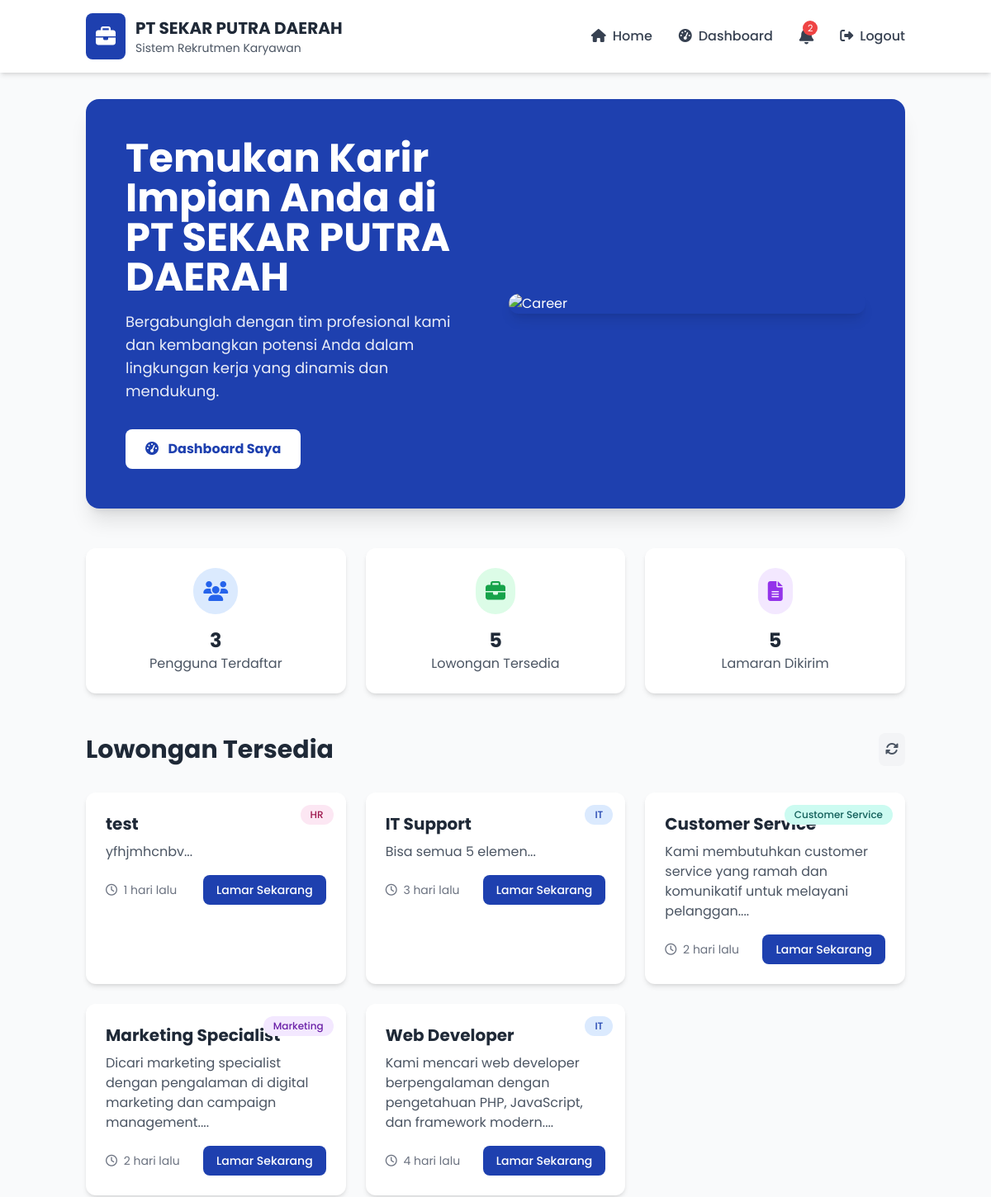
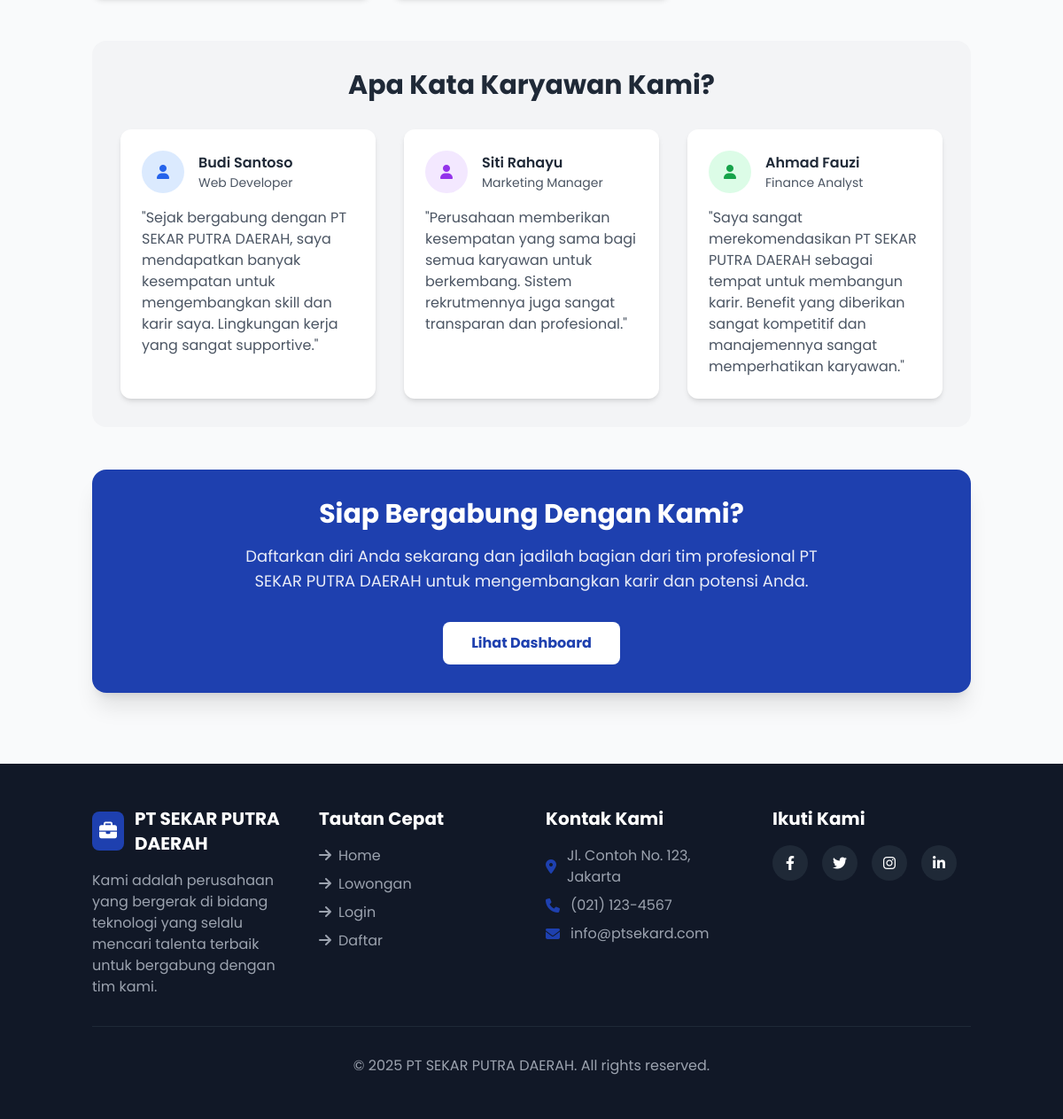
/ (signed in), run on the app's committed database (2 pictures, top to bottom).
### tables this page shows
CREATE TABLE `lowongan` (
  `id` int(11) NOT NULL,
  `judul` varchar(200) NOT NULL,
  `deskripsi` text DEFAULT NULL,
  `departemen` varchar(100) DEFAULT NULL,
  `created_at` timestamp NOT NULL DEFAULT current_timestamp()
);

### index.php (the view, shortened to what the rows shown need)
<?php
$host = 'localhost';
$dbname = 'rekrutmen_db';
$username = 'root';
$password = '';
try {
    $pdo = new PDO("mysql:host=$host;dbname=$dbname;charset=utf8", $username, $password);
    $pdo->setAttribute(PDO::ATTR_ERRMODE, PDO::ERRMODE_EXCEPTION);
} catch (PDOException $e) {
    die("Koneksi database gagal: " . $e->getMessage());
}
$pdo->exec("CREATE TABLE IF NOT EXISTS notifikasi (
    id INT AUTO_INCREMENT PRIMARY KEY,
    user_id INT NOT NULL,
    pesan TEXT NOT NULL,
    dibaca TINYINT(1) DEFAULT 0,
    created_at TIMESTAMP DEFAULT CURRENT_TIMESTAMP,
    FOREIGN KEY (user_id) REFERENCES users(id) ON DELETE CASCADE
)");
function isLoggedIn() {
    return isset($_SESSION['user_id']);
}
$view = isset($_GET['view']) ? $_GET['view'] : 'home';
$lowongan = $pdo->query("SELECT * FROM lowongan ORDER BY id DESC LIMIT 6")->fetchAll(PDO::FETCH_ASSOC);
?>
<!DOCTYPE html>
<html lang="id">
<head>
    <script src="https://cdn.tailwindcss.com"></script>
    <link rel="stylesheet" href="https://cdnjs.cloudflare.com/ajax/libs/font-awesome/6.4.0/css/all.min.css">
</head>
<body class="bg-gray-50 flex flex-col min-h-screen">
    <header class="bg-white shadow-md sticky top-0 z-50">
        <div class="container mx-auto px-4 py-4">
            <div class="flex justify-between items-center">
                <div class="flex items-center">
                    <div>
                        <h1 class="text-xl font-bold text-gray-800">PT SEKAR PUTRA DAERAH</h1>
                    </div>
                </div>
            </div>
        </div>
    </header>
    <main class="flex-grow container mx-auto px-4 py-8">
        <?php
        switch ($view) {
            default:
                $stmt = $pdo->query("SELECT COUNT(*) as total FROM users");
                $total_users = $stmt->fetch()['total'];
                $stmt = $pdo->query("SELECT COUNT(*) as total FROM lowongan");
                $total_jobs = $stmt->fetch()['total'];
                $stmt = $pdo->query("SELECT COUNT(*) as total FROM lamaran");
                $total_applications = $stmt->fetch()['total'];
                echo '
                <div class="bg-gradient-to-r from-primary to-blue-800 rounded-2xl shadow-xl overflow-hidden mb-12 text-white">
                    <div class="grid grid-cols-1 lg:grid-cols-2 gap-8 items-center p-8 lg:p-12">
                        <div>
                            <h1 class="text-4xl lg:text-5xl font-bold mb-4">Temukan Karir Impian Anda di PT SEKAR PUTRA DAERAH</h1>
                                ' . (!isLoggedIn() ? '
                                </a>' : '
                                <a href="index.php?view=dashboard" class="bg-white text-primary hover:bg-blue-100 font-bold py-3 px-6 rounded-lg transition duration-300">
                                </a>') . '
                        </div>
                    </div>
                </div>
                        <h3 class="text-2xl font-bold text-gray-800">' . $total_users . '</h3>
                        <h3 class="text-2xl font-bold text-gray-800">' . $total_jobs . '</h3>
                        <h3 class="text-2xl font-bold text-gray-800">' . $total_applications . '</h3>
                <div id="lowongan" class="mb-12">
                    <div class="flex justify-between items-center mb-8">
                        <h2 class="text-3xl font-bold text-gray-800">Lowongan Tersedia</h2>
                    </div>
                    <div class="grid grid-cols-1 md:grid-cols-2 lg:grid-cols-3 gap-6" id="jobsContainer">
                        ' . (count($lowongan) > 0 ? implode('', array_map(function($job) {
                            $department_colors = [
                                'IT' => 'bg-blue-100 text-blue-800',
                                'Marketing' => 'bg-purple-100 text-purple-800',
                                'Finance' => 'bg-green-100 text-green-800',
                                'HR' => 'bg-pink-100 text-pink-800',
                                'Sales' => 'bg-orange-100 text-orange-800',
                                'Customer Service' => 'bg-teal-100 text-teal-800',
                                'Produksi' => 'bg-indigo-100 text-indigo-800',
                                'Logistik' => 'bg-amber-100 text-amber-800'
                            ];
                            $dept = $job['departemen'];
                            $badge_class = isset($department_colors[$dept]) ? $department_colors[$dept] : 'bg-gray-100 text-gray-800';
                            return '
                            <div class="bg-white rounded-xl shadow-md overflow-hidden card-hover relative">
                                <span class="department-badge px-3 py-1 rounded-full text-xs font-medium ' . $badge_class . '">' . $dept . '</span>
                                <div class="p-6">
                                    <h3 class="text-xl font-bold text-gray-800 mb-2">' . htmlspecialchars($job['judul']) . '</h3>
                                    <p class="text-gray-600 mb-4">' . htmlspecialchars(substr($job['deskripsi'], 0, 100)) . '...</p>
                                    <div class="flex justify-between items-center">
                                        <span class="text-sm text-gray-500"><i class="far fa-clock mr-1"></i> ' . rand(1, 5) . ' hari lalu</span>
                                        <a href="' . (isLoggedIn() ? 'index.php?view=apply&id=' . $job['id'] : 'index.php?view=login') . '" class="bg-primary hover:bg-blue-800 text-white font-medium py-2 px-4 rounded-lg transition duration-300 text-sm">
                                            ' . (isLoggedIn() ? 'Lamar Sekarang' : 'Login untuk Lamar') . '
                                        </a>
                                    </div>
                                </div>
                            </div>';
                        }, $lowongan)) : '
                        </div>') . '
                    </div>
                </div>
                <div class="bg-gray-100 rounded-2xl p-8 mb-12">
                    <h2 class="text-3xl font-bold text-gray-800 text-center mb-8">Apa Kata Karyawan Kami?</h2>
                </div>
                <div class="bg-gradient-to-r from-primary to-blue-800 rounded-2xl shadow-xl p-8 text-center text-white mb-12">
                    <h2 class="text-3xl font-bold mb-4">Siap Bergabung Dengan Kami?</h2>
                    ' . (!isLoggedIn() ? '
                    </a>' : '
                    <a href="index.php?view=dashboard" class="bg-white text-primary hover:bg-blue-100 font-bold py-3 px-8 rounded-lg transition duration-300 inline-block">
                    </a>') . '
                </div>';
                break;
        }
        ?>
    </main>
</body>
</html>

### data on the page
lowongan: departemen "HR", judul "test", deskripsi "yfhjmhcnbv"
lowongan: departemen "IT", judul "IT Support", deskripsi "Bisa semua 5 elemen"
lowongan: departemen "Customer Service", judul "Customer Service", deskripsi "Kami membutuhkan customer service yang ramah dan komunikatif untuk melayani pelanggan."
lowongan: departemen "Marketing", judul "Marketing Specialist", deskripsi "Dicari marketing specialist dengan pengalaman di digital marketing dan campaign management."
lowongan: departemen "IT", judul "Web Developer", deskripsi "Kami mencari web developer berpengalaman dengan pengetahuan PHP, JavaScript, dan framework modern."

### other printed values
$unread_notifications "2"
$total_users "3"
$total_jobs "5"
$total_applications "5"
